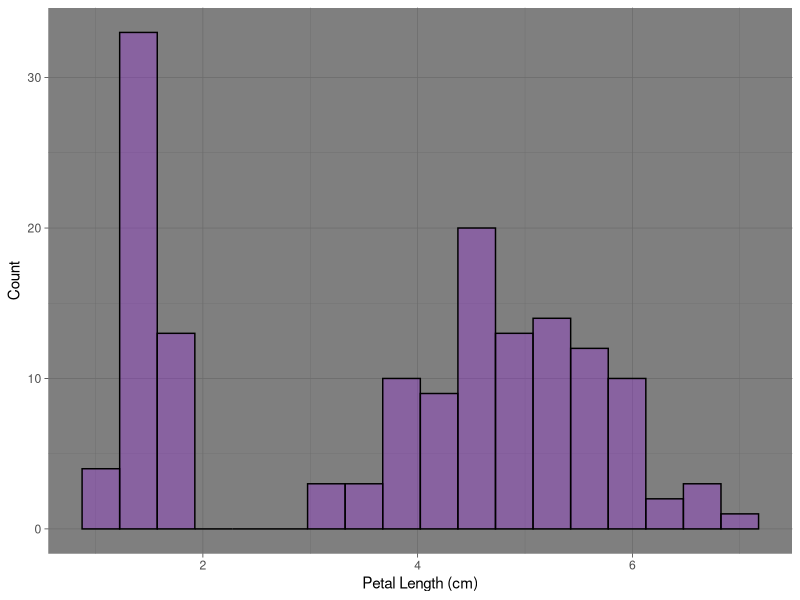

Reproduce this figure in R.
## ---- chunk 1
knitr::opts_chunk$set(echo = TRUE)
library(tidyverse)
## ---- chunk 2
ggplot(iris, aes(x=Petal.Length))+geom_histogram(binwidth=0.35,color="black", fill = "purple",alpha=.3)+theme_dark()+labs(x="Petal Length (cm)",y="Count",tittle="Count Vs Petal Length (cm)") ->Iris_plot

ggsave("practice_plot.png", Iris_plot)


